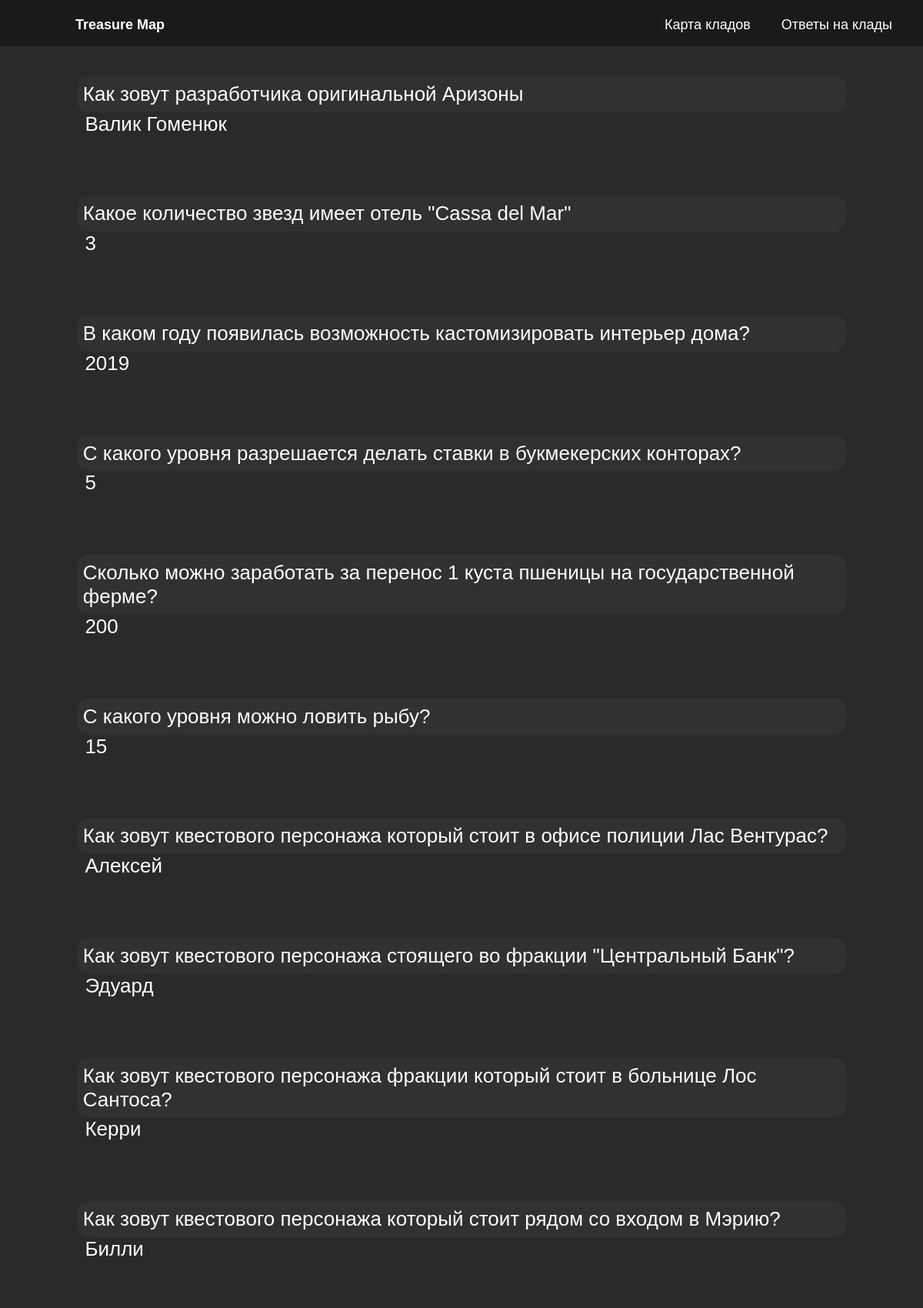
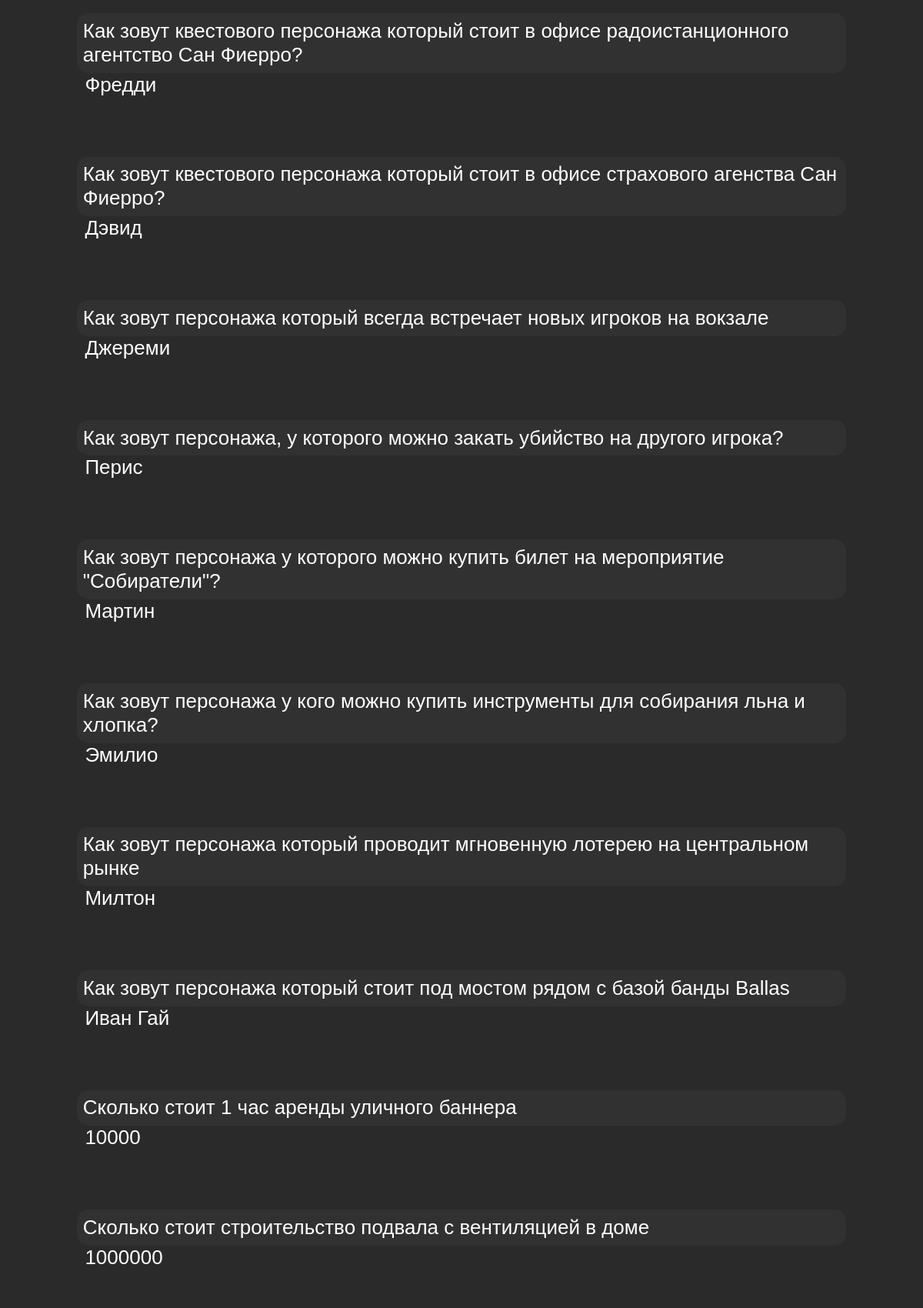
Screenshot of /questions/ (upper part) with the database file from the repository (2 pictures, top to bottom).
### TreasureQuestions/models.py (models this page shows)
class QuestionsAndAnswers(models.Model):
    question = models.TextField()
    answer = models.TextField()

### TreasureQuestions/views.py (the view)
# urls.py: path('', questions_page, name='questions_page')
def questions_page(request):
    context = {
        'title': 'Ответы на вопросы в кладах',
        'script': '{% static \'js/treasureAnswer.js\' %}',
        'questions': QuestionsAndAnswers.objects.all(),
    }
    return render(request, 'answers.html', context)

### TreasureQuestions/templates/answers.html (shortened to what this page needs)
{% extends "base.html" %}
{% load static %}
{% block content %}
    <div id="questions_and_answers">
        {% for question in questions %}
            <div class="question_block">
                <div class="question">{{ question.question }}</div>
                <div class="answer">{{ question.answer }}</div>
            </div>
        {% endfor %}
    </div>
{% endblock %}

### static/css/index.css (style rules this page uses)
body { font-family: Arial, Helvetica, sans-serif; padding: 0; margin: 0; cursor: url("../img/cursor.cur"), auto; background-color: #2a2a2a; overflow: hidden; }
#questions_and_answers { display: flex; flex-direction: column; align-items: center; }
.question_block { color: white; text-align: start; margin: 1em; padding: 0.5em; width: 1000px; font-size: 26px; }
.question { background-color: #313131; border-radius: 15px; padding: 0.3em; }
.answer { padding-left: 0.4em; color: #ffffff; transition-duration: 0.3s; }

### rows the page displays
QuestionsAndAnswers: question "Как зовут разработчика оригинальной Аризоны", answer "Валик Гоменюк"
QuestionsAndAnswers: question "Какое количество звезд имеет отель \"Cassa del Mar\"", answer "3"
QuestionsAndAnswers: question "В каком году появилась возможность кастомизировать интерьер дома?", answer "2019"
QuestionsAndAnswers: question "С какого уровня разрешается делать ставки в букмекерских конторах?", answer "5"
QuestionsAndAnswers: question "Сколько можно заработать за перенос 1 куста пшеницы на государственной ферме?", answer "200"
QuestionsAndAnswers: question "С какого уровня можно ловить рыбу?", answer "15"
QuestionsAndAnswers: question "Как зовут квестового персонажа который стоит в офисе полиции Лас Вентурас?", answer "Алексей"
QuestionsAndAnswers: question "Как зовут квестового персонажа стоящего во фракции \"Центральный Банк\"?", answer "Эдуард"
QuestionsAndAnswers: question "Как зовут квестового персонажа фракции который стоит в больнице Лос Сантоса?", answer "Керри"
QuestionsAndAnswers: question "Как зовут квестового персонажа который стоит рядом со входом в Мэрию?", answer "Билли"
QuestionsAndAnswers: question "Как зовут квестового персонажа который стоит в офисе радоистанционного агентство Сан Фиерро?", answer "Фредди"
QuestionsAndAnswers: question "Как зовут квестового персонажа который стоит в офисе страхового агенства Сан Фиерро?", answer "Дэвид"
QuestionsAndAnswers: question "Как зовут персонажа который всегда встречает новых игроков на вокзале", answer "Джереми"
QuestionsAndAnswers: question "Как зовут персонажа, у которого можно закать убийство на другого игрока?", answer "Перис"
QuestionsAndAnswers: question "Как зовут персонажа у которого можно купить билет на мероприятие \"Собиратели\"?", answer "Мартин"
QuestionsAndAnswers: question "Как зовут персонажа у кого можно купить инструменты для собирания льна и хлопка?", answer "Эмилио"
QuestionsAndAnswers: question "Как зовут персонажа который проводит мгновенную лотерею на центральном рынке", answer "Милтон"
QuestionsAndAnswers: question "Как зовут персонажа который стоит под мостом рядом с базой банды Ballas", answer "Иван Гай"
QuestionsAndAnswers: question "Сколько стоит 1 час аренды уличного баннера", answer "10000"
QuestionsAndAnswers: question "Сколько стоит строительство подвала с вентиляцией в доме", answer "1000000"
